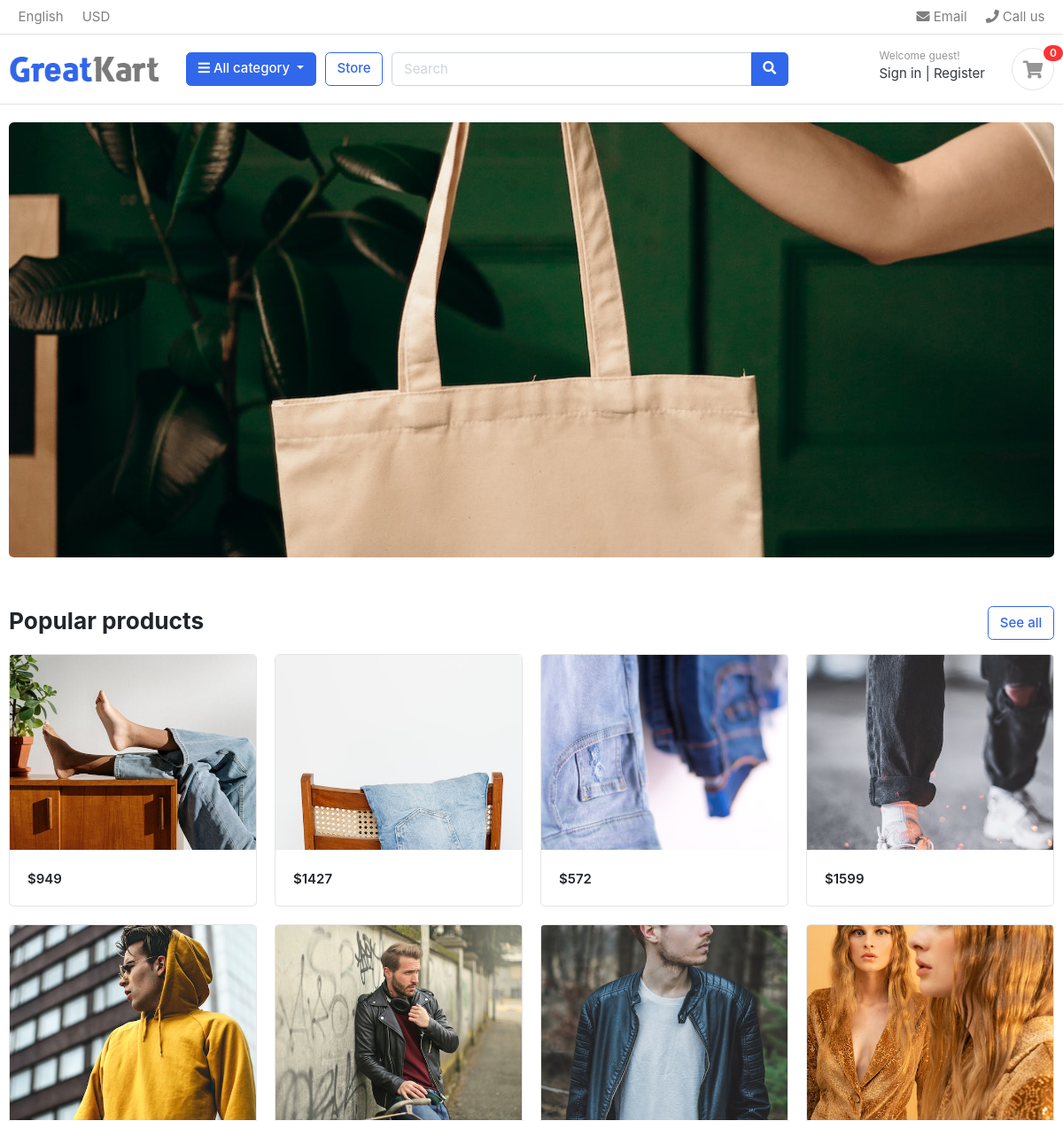
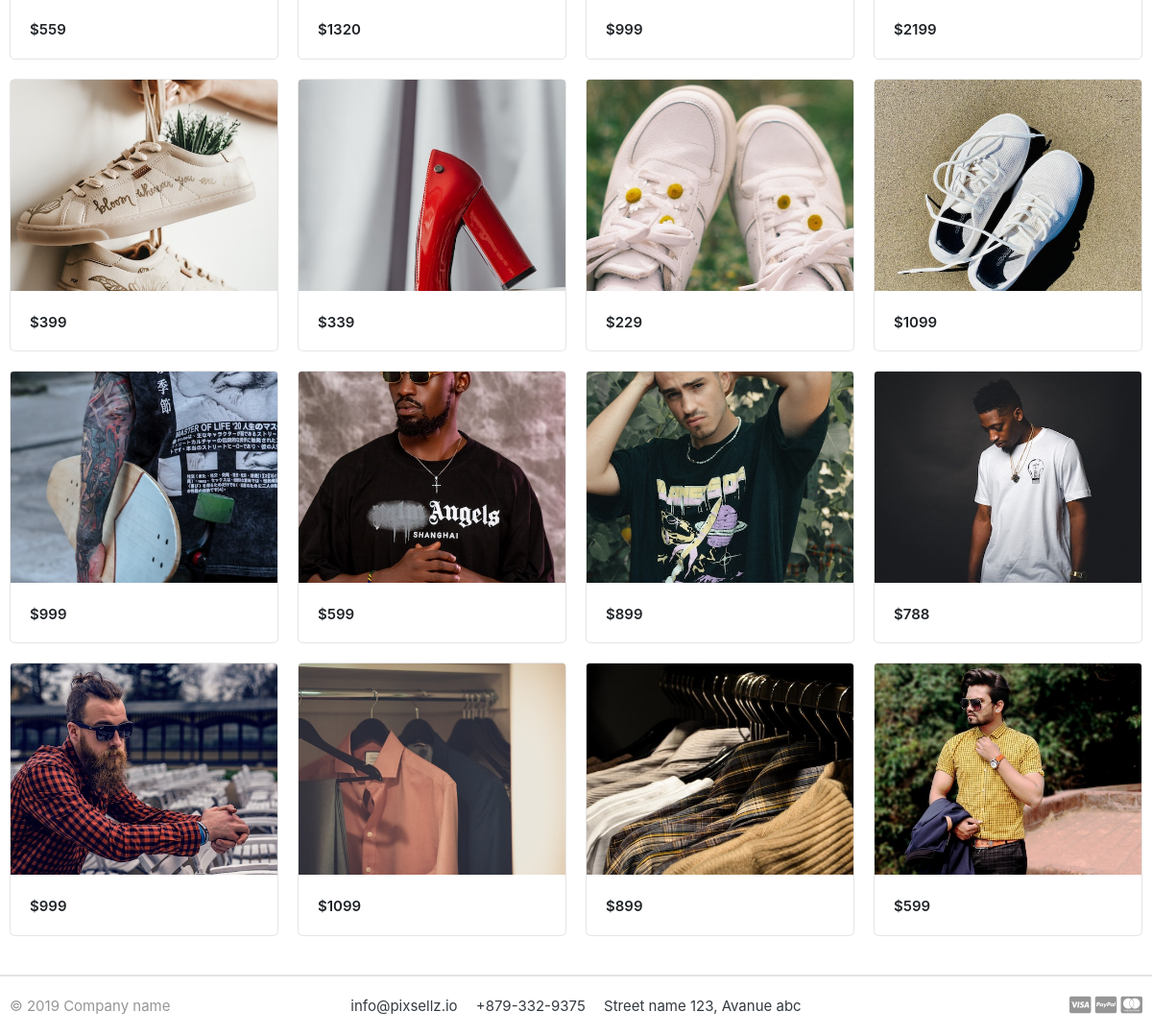
The page / on the database its author committed (2 pictures, top to bottom).
### store/models.py (models this page shows, shortened)
class Product(models.Model):
    product_name=models.CharField(max_length=200,unique=True)
    slug        =models.SlugField(max_length=200,unique=True)
    description =models.TextField(max_length=500,blank=True)
    price       =models.IntegerField()
    images      =models.ImageField(upload_to='photos/products')
    stock       =models.IntegerField()
    is_available =models.BooleanField(default=True)
    category    =models.ForeignKey(Category,on_delete=models.CASCADE)
    created_date=models.DateTimeField(auto_now_add=True)
    modified_date=models.DateTimeField(auto_now=True)
    def get_url(self):
        return reverse('product_detail',args=[self.category.slug, self.slug])

### greatcart/views.py (the view)
# urls.py: 2. Add a URL to urlpatterns:  path('', views.home, name='home')
def home(request):
    products=Product.objects.all().filter(is_available=True)
    context = {
        'products':products,
    }
    return render(request,'home.html',context)

### carts/context_processors.py (called while the page is built)
def counter(request):
    cart_count=0
    if 'admin' in request.path:
        return {}
    else:
        try:
            cart = Cart.objects.filter(cart_id=_cart_id(request))
            cart_items= CartItem.objects.all().filter(cart=cart[:1])
            for cart_item in cart_items:
                cart_count += cart_item.quantity
        except Cart.DoesNotExist:
            cart_count=0
    return dict(cart_count=cart_count)

### carts/views.py (called while the page is built)
def _cart_id(request):
    cart=request.session.session_key
    if not cart:
        cart=request.session.create()
    return cart

### category/context_processors.py (called while the page is built)
def menu_links(request):
    links=Category.objects.all()
    return dict(links=links)

### category/models.py (called while the page is built)
    def get_url(self):
        return reverse('products_by_category',args=[self.slug])

### templates/home.html (shortened to what this page needs)
{% extends 'base.html' %}
{% load static %}
{% block content %}
<section class="section-intro padding-y-sm">
<div class="container">
<div class="intro-banner-wrap">
	<img src="{% static 'images/banners/cover.jpg' %}" class="img-fluid rounded">
</div>
</div>
</section>
<section class="section-name padding-y-sm">
	<div class="container">
	<header class="section-heading">
		<a href="{% url 'store' %}" class="btn btn-outline-primary float-right">See all</a>
		<h3 class="section-title">Popular products</h3>
	</header>
	<div class="row">
		{% for product in products %}
		<div class="col-md-3">
			<div class="card card-product-grid">
				<a href="{{product.get_url}}" class="img-wrap"> <img src="{{product.images.url}}"> </a>
				<figcaption class="info-wrap">
					<div class="price mt-1">${{product.price}}</div>
				</figcaption>
			</div>
		</div>
		{% endfor %}
	</div>
</div>
</section>
</body>
</html>
{% endblock %}

### templates/base.html (shortened to what this page needs)
{% load static %}
<!DOCTYPE HTML>
<html lang="en">
<head>
<link href="{% static 'css/bootstrap.css' %}" rel="stylesheet" type="text/css"/>
<link href="{% static 'fonts/fontawesome/css/all.min.css' %}" type="text/css" rel="stylesheet">
<link href="{% static 'css/ui.css' %}" rel="stylesheet" type="text/css"/>
<link href="{% static 'css/responsive.css' %}" rel="stylesheet" media="only screen and (max-width: 1200px)" />
</head>
<body>
    {% include 'includes/navbar.html' %}
    {% block content %}{% endblock %}
    {% include 'includes/footer.html' %}

### templates/includes/navbar.html (shortened to what this page needs)
{% load static %}
<header class="section-header">
    <nav class="navbar p-md-0 navbar-expand-sm navbar-light border-bottom">
    <div class="container">
      <div class="collapse navbar-collapse" id="navbarTop4">
        <ul class="navbar-nav mr-auto">
            <li class="nav-item dropdown">
                 <a href="#" class="nav-link">   English </a>
            </li>
            <li class="nav-item dropdown">
                <a href="#" class="nav-link"> USD </a>
            </li>
        </ul>
        <ul class="navbar-nav">
            <li><a href="#" class="nav-link"> <i class="fa fa-envelope"></i> Email </a></li>
            <li><a href="#" class="nav-link"> <i class="fa fa-phone"></i> Call us </a></li>
        </ul>
      </div>
    </div>
    </nav>
    <section class="header-main border-bottom">
        <div class="container">
    <div class="row align-items-center">
        <div class="col-lg-2 col-md-3 col-6">
            <a href="{% url 'home' %}" class="brand-wrap">
                <img class="logo" src="{% static './images/logo.png' %}">
            </a>
        </div>
        <div class="col-lg col-sm col-md col-6 flex-grow-0">
            <div class="category-wrap dropdown d-inline-block float-right">
                <button type="button" class="btn btn-primary dropdown-toggle" data-toggle="dropdown">
                    <i class="fa fa-bars"></i> All category
                </button>
            </div>
        </div>
        <a href="{% url 'store' %}" class="btn btn-outline-primary">Store</a>
        <div class="col-lg  col-md-6 col-sm-12 col">
            <form action="{% url 'search' %}" class="search" method='GET'>
                <div class="input-group w-100">
                    <input type="text" class="form-control" style="width:60%;" placeholder="Search" name="keyword">
                    <div class="input-group-append">
                      <button class="btn btn-primary" type="submit">
                        <i class="fa fa-search"></i>
                      </button>
                    </div>
                </div>
            </form>
        </div>
        <div class="col-lg-3 col-sm-6 col-8 order-2 order-lg-3">
                    <div class="d-flex justify-content-end mb-3 mb-lg-0">
                        <div class="widget-header">
                            <small class="title text-muted">Welcome guest!</small>
                            <div>
                                <a href="./signin.html">Sign in</a> <span class="dark-transp"> | </span>
                                <a href="./register.html"> Register</a>
                            </div>
                        </div>
                        <a href="{% url 'cart' %}" class="widget-header pl-3 ml-3">
                            <div class="icon icon-sm rounded-circle border"><i class="fa fa-shopping-cart"></i></div>
                            <span class="badge badge-pill badge-danger notify">{{cart_count}}</span>
                        </a>
                    </div>
                </div>
    </div>
        </div>
    </section>
    </header>

### templates/includes/footer.html
{% load static %}
<footer class="section-footer border-top">
	<div class="container">
		<section class="footer-bottom border-top row">
			<div class="col-md-2">
				<p class="text-muted"> &copy 2019 Company name </p>
			</div>
			<div class="col-md-8 text-md-center">
				<span  class="px-2">info@pixsellz.io</span>
				<span  class="px-2">+879-332-9375</span>
				<span  class="px-2">Street name 123, Avanue abc</span>
			</div>
			<div class="col-md-2 text-md-right text-muted">
				<i class="fab fa-lg fa-cc-visa"></i>
				<i class="fab fa-lg fa-cc-paypal"></i>
				<i class="fab fa-lg fa-cc-mastercard"></i>
			</div>
		</section>
	</div>
</footer>

### static/css/ui.css (style rules this page uses)
html { font-family: "Inter", sans-serif; font-size: 15px; }
.img-wrap { text-align: center; display: block; }
.img-wrap img { max-width: 100%; }
.icon-xs, .icon-sm, .icon-md, .icon-lg { display: inline-block; text-align: center; flex-shrink: 0; flex-grow: 0; }
.icon-sm { width: 48px; height: 48px; line-height: 48px !important; font-size: 20px; }
.padding-y-sm { padding-top: 20px; padding-bottom: 20px; }
.section-heading { margin-bottom: 20px; margin-top: 15px; }
.section-title { color: #212529; }
p:last-child { margin-bottom: 0; }
.header-main { position: relative; padding-top: 1rem; padding-bottom: 1rem; }
.brand-wrap .logo, .navbar-brand .logo { margin-right: 7px; max-height: 42px; display: inline-block; }
.widget-header { display: inline-block; vertical-align: middle; position: relative; }
.widget-header a { color: #343a40; }
.widget-header i { color: #969696; }
.widget-header .title { display: block; }
.widget-header .notify { position: absolute; top: -3px; right: -10px; }
.footer-bottom { padding-top: 20px; padding-bottom: 20px; }
[class*=card-product] .img-wrap { overflow: hidden; position: relative; }
[class*=card-product] .img-wrap img { height: 100%; max-width: 100%; width: auto; display: inline-block; -o-object-fit: cover; object-fit: cover; }
.card-product-grid { margin-bottom: 20px; }
.card-product-grid .img-wrap { border-radius: 0.2rem 0.2rem 0 0; height: 220px; }
.card-product-grid .info-wrap { overflow: hidden; padding: 18px 20px; }
.card .img-wrap { overflow: hidden; }
.notify { position: absolute; top: -4px; right: -10px; display: inline-block; padding: 0.25em 0.6em; font-size: 12px; line-height: 1; text-align: center; border-radius: 3rem; color: #fff; background-color: #fa3434; }
.price { font-weight: 600; color: #212529; }

### rows shown on the page
Product: images (picture), price "949"
Product: images (picture), price "1427"
Product: images (picture), price "572"
Product: images (picture), price "1599"
Product: images (picture), price "559"
Product: images (picture), price "1320"
Product: images (picture), price "999"
Product: images (picture), price "2199"
Product: images (picture), price "399"
Product: images (picture), price "339"
Product: images (picture), price "229"
Product: images (picture), price "1099"
Product: images (picture), price "999"
Product: images (picture), price "599"
Product: images (picture), price "899"
Product: images (picture), price "788"
Product: images (picture), price "999"
Product: images (picture), price "1099"
Product: images (picture), price "899"
Product: images (picture), price "599"

### other values the page prints
{{ cart_count }} "0"
